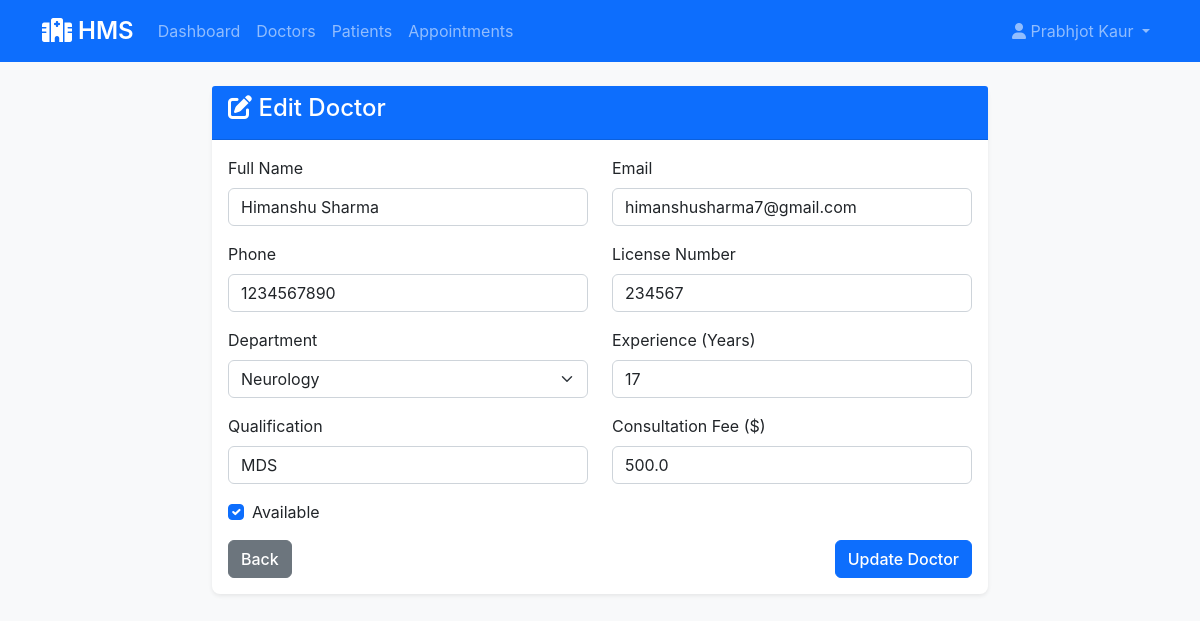
The page /admin/edit-doctor/1 (signed in) on the database its author committed.
### app/models.py (models this page shows, shortened)
class Admin(UserMixin, db.Model):
    __tablename__ = 'admins'
    id = db.Column(db.Integer, primary_key=True)
    username = db.Column(db.String(80), unique=True, nullable=False)
    email = db.Column(db.String(120), unique=True, nullable=False)
    password_hash = db.Column(db.String(255), nullable=False)
    full_name = db.Column(db.String(100), nullable=False)
    phone = db.Column(db.String(15), nullable=False)
    created_at = db.Column(db.DateTime, default=datetime.utcnow)
    is_active = db.Column(db.Boolean, default=True)

class Doctor(UserMixin, db.Model):
    __tablename__ = 'doctors'
    id = db.Column(db.Integer, primary_key=True)
    username = db.Column(db.String(80), unique=True, nullable=False)
    email = db.Column(db.String(120), unique=True, nullable=False)
    password_hash = db.Column(db.String(255), nullable=False)
    full_name = db.Column(db.String(100), nullable=False)
    phone = db.Column(db.String(15), nullable=False)
    license_number = db.Column(db.String(50), unique=True, nullable=False)
    department_id = db.Column(db.Integer, db.ForeignKey('departments.id'), nullable=False)
    experience_years = db.Column(db.Integer, default=0)
    qualification = db.Column(db.String(200))
    consultation_fee = db.Column(db.Float, default=500.0)
    is_available = db.Column(db.Boolean, default=True)
    created_at = db.Column(db.DateTime, default=datetime.utcnow)
    appointments = db.relationship('Appointment', backref='doctor', lazy=True)
    availability = db.relationship('DoctorAvailability', backref='doctor', lazy=True)

class Department(db.Model):
    __tablename__ = 'departments'
    id = db.Column(db.Integer, primary_key=True)
    name = db.Column(db.String(100), unique=True, nullable=False)
    description = db.Column(db.Text)
    created_at = db.Column(db.DateTime, default=datetime.utcnow)
    doctors = db.relationship('Doctor', backref='department', lazy=True)

### app/routes/admin.py (the view)
    def decorated_function(*args, **kwargs):
        if not current_user.is_authenticated or session.get('user_type') != 'admin':
            flash('Admin access required!', 'error')
            return redirect(url_for('auth.login'))
        return f(*args, **kwargs)

### app/routes/admin.py (called while the page is built, shortened)
def admin_required(f):
    def decorated_function(*args, **kwargs):
        if not current_user.is_authenticated or session.get('user_type') != 'admin':
            flash('Admin access required!', 'error')
            return redirect(url_for('auth.login'))
        return f(*args, **kwargs)
    decorated_function.__name__ = f.__name__
    return decorated_function

@admin.route('/edit-doctor/<int:doctor_id>', methods=['GET', 'POST'])
@login_required
@admin_required
def edit_doctor(doctor_id):
    doctor = Doctor.query.get_or_404(doctor_id)
    departments = Department.query.all()
    return render_template('admin/edit_doctor.html', doctor=doctor, departments=departments)

### app/templates/admin/edit_doctor.html (shortened to what this page needs)
{% extends "base.html" %}
{% block content %}
<div class="row">
    <div class="col-md-8 mx-auto">
        <div class="card">
            <div class="card-header bg-primary text-white">
                <h4><i class="fas fa-edit"></i> Edit Doctor</h4>
            </div>
            <div class="card-body">
                <form method="POST">
                    <div class="row">
                        <div class="col-md-6">
                            <div class="mb-3">
                                <label for="full_name" class="form-label">Full Name</label>
                                <input type="text" class="form-control" id="full_name" name="full_name" value="{{ doctor.full_name }}" required>
                            </div>
                        </div>
                        <div class="col-md-6">
                            <div class="mb-3">
                                <label for="email" class="form-label">Email</label>
                                <input type="email" class="form-control" id="email" name="email" value="{{ doctor.email }}" required>
                            </div>
                        </div>
                    </div>
                    <div class="row">
                        <div class="col-md-6">
                            <div class="mb-3">
                                <label for="phone" class="form-label">Phone</label>
                                <input type="tel" class="form-control" id="phone" name="phone" value="{{ doctor.phone }}" required>
                            </div>
                        </div>
                        <div class="col-md-6">
                            <div class="mb-3">
                                <label for="license_number" class="form-label">License Number</label>
                                <input type="text" class="form-control" id="license_number" name="license_number" value="{{ doctor.license_number }}" required>
                            </div>
                        </div>
                    </div>
                    <div class="row">
                        <div class="col-md-6">
                            <div class="mb-3">
                                <label for="department_id" class="form-label">Department</label>
                                <select class="form-select" id="department_id" name="department_id" required>
                                    {% for dept in departments %}
                                        <option value="{{ dept.id }}" {% if dept.id == doctor.department_id %}selected{% endif %}>{{ dept.name }}</option>
                                    {% endfor %}
                                </select>
                            </div>
                        </div>
                        <div class="col-md-6">
                            <div class="mb-3">
                                <label for="experience_years" class="form-label">Experience (Years)</label>
                                <input type="number" class="form-control" id="experience_years" name="experience_years" value="{{ doctor.experience_years }}">
                            </div>
                        </div>
                    </div>
                    <div class="row">
                        <div class="col-md-6">
                            <div class="mb-3">
                                <label for="qualification" class="form-label">Qualification</label>
                                <input type="text" class="form-control" id="qualification" name="qualification" value="{{ doctor.qualification }}">
                            </div>
                        </div>
                        <div class="col-md-6">
                            <div class="mb-3">
                                <label for="consultation_fee" class="form-label">Consultation Fee ($)</label>
                                <input type="number" class="form-control" id="consultation_fee" name="consultation_fee" value="{{ doctor.consultation_fee }}" step="0.01">
                            </div>
                        </div>
                    </div>
                    <div class="mb-3">
                        <div class="form-check">
                            <input class="form-check-input" type="checkbox" id="is_available" name="is_available" {% if doctor.is_available %}checked{% endif %}>
                            <label class="form-check-label" for="is_available">Available</label>
                        </div>
                    </div>
                    <div class="d-flex justify-content-between">
                        <a href="{{ url_for('admin.manage_doctors') }}" class="btn btn-secondary">Back</a>
                        <button type="submit" class="btn btn-primary">Update Doctor</button>
                    </div>
                </form>
            </div>
        </div>
    </div>
</div>
{% endblock %}

### app/templates/base.html (shortened to what this page needs)
<!DOCTYPE html>
<html lang="en">
<head>
    <link href="https://cdn.jsdelivr.net/npm/bootstrap@5.1.3/dist/css/bootstrap.min.css" rel="stylesheet">
    <link href="https://cdnjs.cloudflare.com/ajax/libs/font-awesome/6.0.0/css/all.min.css" rel="stylesheet">
    <link href="{{ url_for('static', filename='css/style.css') }}" rel="stylesheet">
</head>
<body>
    <nav class="navbar navbar-expand-lg navbar-dark bg-primary">
        <div class="container">
            <a class="navbar-brand" href="{{ url_for('index') }}">
                <i class="fas fa-hospital"></i> HMS
            </a>
            <div class="collapse navbar-collapse" id="navbarNav">
                <ul class="navbar-nav me-auto">
                    {% if current_user.is_authenticated %}
                        {% if session.user_type == 'admin' %}
                            <li class="nav-item">
                                <a class="nav-link" href="{{ url_for('admin.dashboard') }}">Dashboard</a>
                            </li>
                            <li class="nav-item">
                                <a class="nav-link" href="{{ url_for('admin.manage_doctors') }}">Doctors</a>
                            </li>
                            <li class="nav-item">
                                <a class="nav-link" href="{{ url_for('admin.manage_patients') }}">Patients</a>
                            </li>
                            <li class="nav-item">
                                <a class="nav-link" href="{{ url_for('admin.appointments') }}">Appointments</a>
                            </li>
                        {% endif %}
                    {% endif %}
                </ul>
                <ul class="navbar-nav">
                    {% if current_user.is_authenticated %}
                        <li class="nav-item dropdown">
                            <a class="nav-link dropdown-toggle" href="#" id="navbarDropdown" role="button" data-bs-toggle="dropdown">
                                <i class="fas fa-user"></i> {{ current_user.full_name }}
                            </a>
                        </li>
                    {% endif %}
                </ul>
            </div>
        </div>
    </nav>
    <main class="container-fluid py-4">
        {% block content %}{% endblock %}
    </main>
</body>
</html>

### app/static/style.css (style rules this page uses)
:root { --primary-color: #0b71de; --success-color: #28a745; --info-color: #17a2b8; --warning-color: #ffc107; --danger-color: #dc3545; }
body { background-color: #f8f9fa; font-family: -apple-system, BlinkMacSystemFont, 'Segoe UI', Roboto, 'Helvetica Neue', Arial, sans-serif; }
.navbar-brand { font-weight: 600; font-size: 1.5rem; }
.card { border: none; border-radius: 0.5rem; box-shadow: 0 0.125rem 0.25rem rgba(0, 0, 0, 0.075); margin-bottom: 1.5rem; }
.card-header { background-color: #f8f9fa; border-bottom: 1px solid rgba(0, 0, 0, 0.125); font-weight: 600; }
.btn { border-radius: 0.375rem; font-weight: 500; }
.form-control, .form-select { border-radius: 0.375rem; }

### rows shown on the page
Admin: full_name "Prabhjot Kaur"
Doctor: full_name "Himanshu Sharma", email "himanshusharma7@gmail.com", phone "1234567890", license_number "234567", department_id "Neurology", experience_years "17", qualification "MDS", consultation_fee "500.0", is_available "☑"
